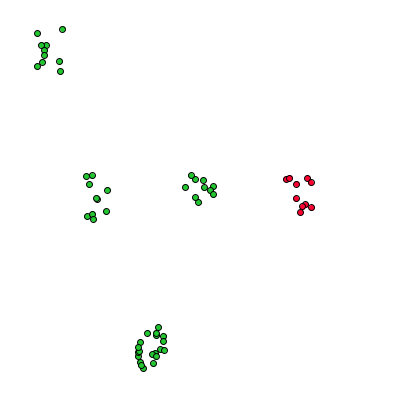
Frame 1 (no input)
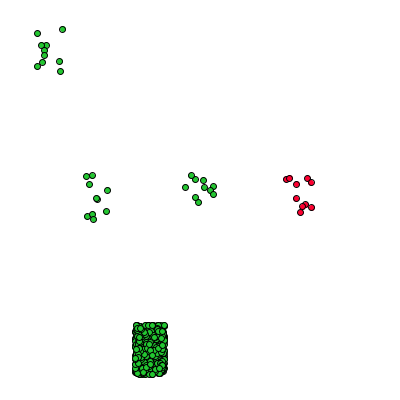
Frame 60 (the mouse pressed at the canvas centre just before this capture)
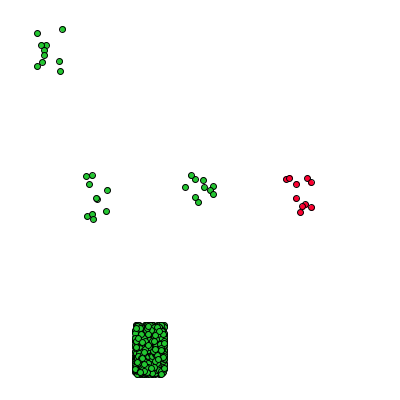
Frame 120 (the mouse held since frame 60 and released just before this capture)

The Processing sketch that drew these frames (run headless with seeded random() and noise(); from frame 60 on, the mouse is pressed at the canvas centre):

// Processing sketch: processing_66719
// ── processing_66719.pde

void setup() {
  size(400, 400);
  background(255);
  drawGrapeCluster(6, color(35, 200, 49), 10, 200, 200);
  drawGrapeCluster(6, color(35, 200, 49), 10, 100, 200);
  drawGrapeCluster(6, color(255, 0, 49), 10, 300, 200);
  drawGrapeCluster(6, color(35, 200, 49), 10, 50, 50);
  drawGrapeCluster(6, color(35, 200, 49), 10, 150, 350);
}

void draw() {
  drawGrapeCluster(6, color(35, 200, 49), 10, 150, 350);
  //  drawGrapeCluster();
}

void drawGrapeCluster(int grapeSize, color grapeColor, int numberOfGrapes, int positionClusterX, int positionClusterY) {

  fill(grapeColor);
  for (int i = 0; i<numberOfGrapes; i++) {
    ellipse(positionClusterX+random(-15, 15), positionClusterY+random(-25, 25), grapeSize, grapeSize);
  }
}
